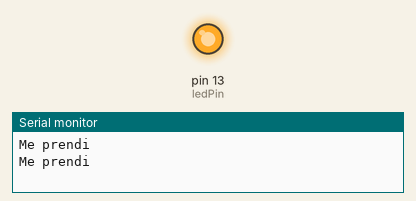
This sketch was run on a simulated Arduino Uno, built with avr-gcc and run on an emulated ATmega328P. Shown: output pins drawn as LEDs (lit = HIGH), the last lines printed to the serial monitor.

Above: at 0.6 s.
At 18.75 s:
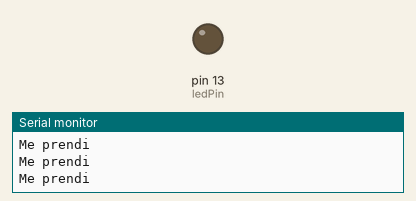
Timing chart, 0 to 24.5 s (numbered marks = the images above):
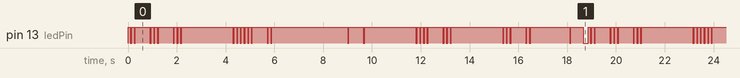

Measured:
- by itself, pin 13 (ledPin): moves between LOW and HIGH, repeating every 18.9 s
- by itself, everything shown: repeats every 18.9 s, in 64 steps

The sketch:

SketchCodigoMorseCrepusculo.ino
```cpp
int ledPin=13;
int tiempoOn=200;
int tiempoOff=100;
int tiempoPunto=100;
int separador=50;
int tiempoRaya=500;
int finCaracter=100;

void setup() {

pinMode(ledPin,OUTPUT);

}

void loop() {

Serial.begin(9600);

//El
punto();
l();

//leon
l();punto();o();n();

//se
s();punto();

//enamoro
punto();n();a();m();o();r();o();

//de
d();punto();

//la
l();a();

//oveja
o();v();punto();j();a();

delay(finCaracter);
delay(tiempoOff);

}

void punto() {
digitalWrite(ledPin,HIGH);
Serial.println("Me prendi");
delay(tiempoPunto);

digitalWrite(ledPin,LOW);

delay(separador);

}

void raya(){
digitalWrite(ledPin,HIGH);
delay(tiempoRaya);
digitalWrite(ledPin,LOW);
}

void l(){
punto();raya();punto();punto();
}

void o(){
raya();raya();raya();
}

void n(){
raya();punto();
}

void s(){
punto();punto();punto();
}

void a(){
punto();raya();
}

void m(){
raya();raya();
}

void r(){
punto();raya();punto();
}

void d(){
raya();punto();punto();
}

void v(){
punto();punto();punto();raya();
}

void j(){
punto();raya();raya();raya();
}
```
